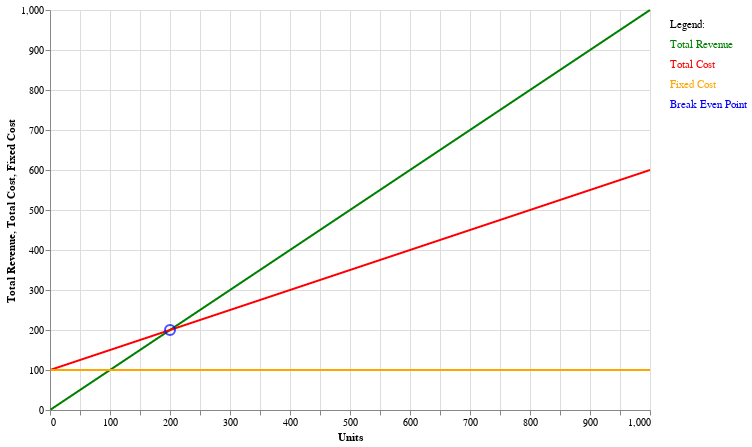

Notebook code cell kept with this figure:
### Markdown cell above
## Breakeven point visualization
Lastly, this function create a visualization that shows the relationship between `fixed_cost`, `sales_price_per_unit`, `variable_cost_per_unit`, and `max_unit`. It also highlights the breakeven point.

### Code cell
plot, _ = plot_breakeven_point(fixed_cost, sales_price_per_unit, variable_cost_per_unit, max_unit)
plot

### Figure 1 — Vega-Lite specification as saved in the notebook (floating-point values rounded to 4 significant figures; data arrays with more than 128 entries replaced by an {"elided": "..."} marker saying what was removed)
{"config": {"view": {"continuousWidth": 300, "continuousHeight": 300}}, "layer": [{"mark": {"type": "line"}, "encoding": {"color": {"value": "green"}, "x": {"field": "Units", "type": "quantitative"}, "y": {"field": "Total Revenue", "type": "quantitative"}}}, {"mark": {"type": "line"}, "encoding": {"color": {"value": "red"}, "x": {"field": "Units", "type": "quantitative"}, "y": {"field": "Total Cost", "type": "quantitative"}}}, {"mark": {"type": "line"}, "encoding": {"color": {"value": "orange"}, "x": {"field": "Units", "type": "quantitative"}, "y": {"field": "Fixed Cost", "type": "quantitative"}}}, {"data": {"name": "empty"}, "mark": {"type": "text", "align": "left", "color": "black", "dx": 600, "dy": -5, "text": "Legend:"}, "encoding": {"x": {"value": 20}, "y": {"value": 20}}}, {"data": {"name": "empty"}, "mark": {"type": "text", "align": "left", "color": "green", "dx": 600, "dy": -5, "text": "Total Revenue"}, "encoding": {"x": {"value": 20}, "y": {"value": 40}}}, {"data": {"name": "empty"}, "mark": {"type": "text", "align": "left", "color": "red", "dx": 600, "dy": -5, "text": "Total Cost"}, "encoding": {"x": {"value": 20}, "y": {"value": 60}}}, {"data": {"name": "empty"}, "mark": {"type": "text", "align": "left", "color": "orange", "dx": 600, "dy": -5, "text": "Fixed Cost"}, "encoding": {"x": {"value": 20}, "y": {"value": 80}}}, {"data": {"name": "data-77a7d5c98c89b1de32b56b1d7b712909"}, "mark": {"type": "point", "color": "blue", "size": 100}, "encoding": {"x": {"field": "Units", "type": "quantitative"}, "y": {"field": "Total Revenue", "type": "quantitative"}}}, {"data": {"name": "empty"}, "mark": {"type": "text", "align": "left", "color": "blue", "dx": 600, "dy": -5, "text": "Break Even Point"}, "encoding": {"x": {"value": 20}, "y": {"value": 100}}}], "data": {"name": "data-34e60c6be18a8031324ae8a18ddccc81"}, "height": 400, "width": 600, "$schema": "https://vega.github.io/schema/vega-lite/v5.16.3.json", "datasets": {"data-34e60c6be18a8031324ae8a18ddccc81": {"elided": "1000 records"}, "empty": [{}], "data-77a7d5c98c89b1de32b56b1d7b712909": [{"Units": 200.0, "Total Revenue": 200.0}]}}
